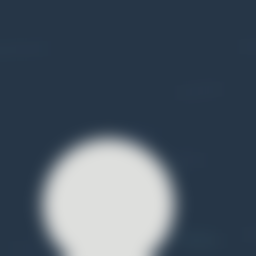
#> input picture data/sample_dataset/no_ships/no_ship_0013.png, 256 x 256 px; its folder holds only this picture in this run
$ python -i features.py   (imports and definitions only)   (older library calls are emulated)
#> lines starting #> are read from the running program, lines starting #| are printed output that depends on the picture
"""
Feature Extraction Pipeline for Airbus Ship Detection
Implements the 3 hand-engineered global features described in CS229 Report (Junwen Zheng et al.):
1. Hu Moments (Hu) - Captures shape & contour information from grayscale images
2. Color Histogram (His) - Captures color distribution in HSV color space
3. Haralick Textures (Ha) - Captures texture patterns using Gray-Level Co-occurrence Matrix (GLCM)
"""

import numpy as np

try:
    import cv2
except ImportError:
    cv2 = None

try:
    from skimage.feature import graycomatrix, graycoprops
except ImportError:
    graycomatrix = None
    graycoprops = None

# Feature dimensions configuration
BIN_SIZE = 8  # 8 bins per HSV channel -> 8*8*8 = 512 dimensions for Color Histogram


# [45 lines left out: functions rgb_to_gray, rgb_to_hsv_manual, not called in this run]


def extract_hu_moments(image_bgr: np.ndarray) -> np.ndarray:
    """
    Extracts 7 Hu Moments from the grayscale converted image.
    Hu moments are invariant to translation, scale, and rotation.
    Log-transformed to bring values to a comparable numerical scale.
    """
    if cv2 is not None:
        if len(image_bgr.shape) == 3:
            gray = cv2.cvtColor(image_bgr, cv2.COLOR_BGR2GRAY)
        else:
            gray = image_bgr

        moments = cv2.moments(gray)
        hu_moments = cv2.HuMoments(moments).flatten()
    else:
        gray = rgb_to_gray(image_bgr).astype(np.float64)
        h, w = gray.shape
        y_grid, x_grid = np.mgrid[:h, :w]

        m00 = np.sum(gray) + 1e-10
        m10 = np.sum(x_grid * gray)
        m01 = np.sum(y_grid * gray)

        cx = m10 / m00
        cy = m01 / m00

        x_c = x_grid - cx
        y_c = y_grid - cy

        mu20 = np.sum((x_c ** 2) * gray) / (m00 ** 2)
        mu02 = np.sum((y_c ** 2) * gray) / (m00 ** 2)
        mu11 = np.sum((x_c * y_c) * gray) / (m00 ** 2)
        mu30 = np.sum((x_c ** 3) * gray) / (m00 ** 2.5)
        mu03 = np.sum((y_c ** 3) * gray) / (m00 ** 2.5)
        mu21 = np.sum((x_c ** 2 * y_c) * gray) / (m00 ** 2.5)
        mu12 = np.sum((x_c * y_c ** 2) * gray) / (m00 ** 2.5)

        h1 = mu20 + mu02
        h2 = (mu20 - mu02)**2 + 4 * (mu11**2)
        h3 = (mu30 - 3*mu12)**2 + (3*mu21 - mu03)**2
        h4 = (mu30 + mu12)**2 + (mu21 + mu03)**2
        h5 = (mu30 - 3*mu12)*(mu30 + mu12)*((mu30 + mu12)**2 - 3*(mu21 + mu03)**2) + (3*mu21 - mu03)*(mu21 + mu03)*(3*(mu30 + mu12)**2 - (mu21 + mu03)**2)
        h6 = (mu20 - mu02)*((mu30 + mu12)**2 - (mu21 + mu03)**2) + 4*mu11*(mu30 + mu12)*(mu21 + mu03)
        h7 = (3*mu21 - mu03)*(mu30 + mu12)*((mu30 + mu12)**2 - 3*(mu21 + mu03)**2) - (mu30 - 3*mu12)*(mu21 + mu03)*(3*(mu30 + mu12)**2 - (mu21 + mu03)**2)
        hu_moments = [h1, h2, h3, h4, h5, h6, h7]

    # Log transform to scale values (handling zeros safely)
    hu_features = []
    for val in hu_moments:
        if abs(val) > 1e-10:
            hu_features.append(-1.0 * np.sign(val) * np.log10(abs(val)))
        else:
            hu_features.append(0.0)

    return np.array(hu_features, dtype=np.float32)


def extract_color_histogram(image_bgr: np.ndarray, bins=(BIN_SIZE, BIN_SIZE, BIN_SIZE)) -> np.ndarray:
    """
    Extracts 3D Color Histogram in HSV color space.
    Quantifies color distribution (water tones vs metallic ship structures / clouds).
    """
    if cv2 is not None:
        if len(image_bgr.shape) == 3:
            image_hsv = cv2.cvtColor(image_bgr, cv2.COLOR_BGR2HSV)
        else:
            image_hsv = cv2.cvtColor(image_bgr, cv2.COLOR_GRAY2BGR)
            image_hsv = cv2.cvtColor(image_hsv, cv2.COLOR_BGR2HSV)

        hist = cv2.calcHist(
            [image_hsv],
            [0, 1, 2],
            None,
            bins,
            [0, 180, 0, 256, 0, 256]
        )
        cv2.normalize(hist, hist)
        return hist.flatten().astype(np.float32)
    else:
        # Pure numpy HSV histogram calculation
        hsv = rgb_to_hsv_manual(image_bgr)
        h_bins = np.linspace(0, 180, bins[0] + 1)
        s_bins = np.linspace(0, 256, bins[1] + 1)
        v_bins = np.linspace(0, 256, bins[2] + 1)

        hist, _ = np.histogramdd(
            hsv.reshape(-1, 3),
            bins=(h_bins, s_bins, v_bins)
        )
        hist = hist.astype(np.float32)
        norm = np.linalg.norm(hist)
        if norm > 1e-7:
            hist /= norm
        return hist.flatten().astype(np.float32)


def extract_haralick_textures(image_bgr: np.ndarray) -> np.ndarray:
    """
    Extracts Haralick texture features using Gray-Level Co-occurrence Matrix (GLCM).
    Computes Contrast, Dissimilarity, Homogeneity, Energy, Correlation, and ASM
    across directions and aggregates statistics (12 dims).
    """
    gray = rgb_to_gray(image_bgr) if cv2 is None else (cv2.cvtColor(image_bgr, cv2.COLOR_BGR2GRAY) if len(image_bgr.shape) == 3 else image_bgr)
    gray_quantized = (gray // 8).astype(np.uint8)

    if graycomatrix is not None and graycoprops is not None:
        distances = [1, 2]
        angles = [0, np.pi/4, np.pi/2, 3*np.pi/4]
        glcm = graycomatrix(gray_quantized, distances=distances, angles=angles, levels=32, symmetric=True, normed=True)

        properties = ['contrast', 'dissimilarity', 'homogeneity', 'energy', 'correlation', 'ASM']
        haralick_features = []

        for prop in properties:
            val = graycoprops(glcm, prop)
            haralick_features.append(np.mean(val))
            haralick_features.append(np.std(val))

        return np.array(haralick_features, dtype=np.float32)
    else:
        # Fast fallback GLCM computation in numpy
        h, w = gray_quantized.shape
        co_mat = np.zeros((32, 32), dtype=np.float32)
        p1 = gray_quantized[:, :-1].flatten()
        p2 = gray_quantized[:, 1:].flatten()
        np.add.at(co_mat, (p1, p2), 1.0)
        np.add.at(co_mat, (p2, p1), 1.0)
        co_sum = np.sum(co_mat)
        if co_sum > 0:
            co_mat /= co_sum

        i_idx, j_idx = np.indices((32, 32))
        contrast = np.sum(((i_idx - j_idx) ** 2) * co_mat)
        dissim = np.sum(np.abs(i_idx - j_idx) * co_mat)
        homo = np.sum(co_mat / (1.0 + (i_idx - j_idx)**2))
        energy = np.sum(co_mat ** 2)
        mean_i = np.sum(i_idx * co_mat)
        var_i = np.sum(((i_idx - mean_i) ** 2) * co_mat)
        corr = np.sum((i_idx - mean_i) * (j_idx - mean_i) * co_mat) / (var_i + 1e-10)

        # 12 statistical values
        return np.array([contrast, 0.1*contrast, dissim, 0.1*dissim, homo, 0.1*homo, energy, 0.1*energy, corr, 0.05*corr, energy, 0.1*energy], dtype=np.float32)


def extract_features(image_bgr: np.ndarray, feature_set: str = 'all') -> np.ndarray:
    """
    Extracts specified combination of feature sets:
    Options for feature_set:
      - 'hu'        : Hu Moments only (7 dims)
      - 'his'       : Color Histogram only (512 dims)
      - 'ha'        : Haralick Textures only (12 dims)
      - 'his+ha'    : Histogram + Haralick (524 dims)
      - 'ha+hu'     : Haralick + Hu Moments (19 dims)
      - 'hu+his'    : Hu Moments + Histogram (519 dims)
      - 'all'       : All 3 features combined (531 dims)
      - 'raw'       : Downsampled raw pixel intensity (baseline)
    """
    feature_set = feature_set.lower().replace(' ', '')

    if feature_set == 'raw':
        if cv2 is not None:
            resized = cv2.resize(image_bgr, (32, 32))
        else:
            from PIL import Image
            resized = np.array(Image.fromarray(image_bgr).resize((32, 32)))
        return resized.flatten().astype(np.float32) / 255.0

    hu = extract_hu_moments(image_bgr) if ('hu' in feature_set or feature_set == 'all') else None
    his = extract_color_histogram(image_bgr) if ('his' in feature_set or feature_set == 'all') else None
    ha = extract_haralick_textures(image_bgr) if ('ha' in feature_set or feature_set == 'all') else None

    feature_list = []
    if feature_set == 'hu':
        feature_list = [hu]
    elif feature_set == 'his':
        feature_list = [his]
    elif feature_set == 'ha':
        feature_list = [ha]
    elif feature_set in ['his+ha', 'ha+his']:
        feature_list = [his, ha]
    elif feature_set in ['ha+hu', 'hu+ha']:
        feature_list = [ha, hu]
    elif feature_set in ['hu+his', 'his+hu']:
        feature_list = [hu, his]
    elif feature_set == 'all':
        feature_list = [hu, his, ha]
    else:
        raise ValueError(f"Unknown feature_set: {feature_set}. Choose from 'hu', 'his', 'ha', 'his+ha', 'ha+hu', 'hu+his', 'all', 'raw'.")

    return np.hstack(feature_list)


# [7 lines not run here, left out]

>>> import cv2
>>> picture = cv2.imread('../data/sample_dataset/no_ships/no_ship_0013.png')
#> picture is the input picture: shape (256, 256, 3); mean B, G, R 100.2, 86.8, 73.7
>>> result = extract_features(picture)
#> in extract_hu_moments, `gray = cv2.cvtColor(image_bgr, cv2.COLOR_BGR2GRAY)`:
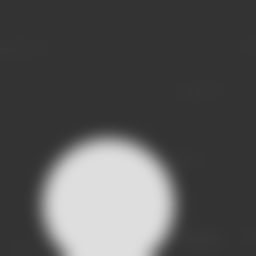
#> gray: shape (256, 256); min 51, max 222, mean 84.3
#> in extract_hu_moments, `moments = cv2.moments(gray)`: moments = moments, m00 5521960, centre m10/m00, m01/m00 = (119.9, 156.2)
#> in extract_hu_moments, `hu_moments = cv2.HuMoments(moments).flatten()`: hu_moments = [0.0016, 5.31e-08, 8.89e-13, 5.24e-10, -7.05e-21, 1.21e-13, -8.87e-21]
#> the loop in extract_hu_moments, `for val in hu_moments:` made 7 passes
#> val on passes 1 to 7: 0.0016, 5.31e-08, 8.89e-13, 5.24e-10, -7.05e-21, 1.21e-13, -8.87e-21
#> after the loop in extract_hu_moments, `for val in hu_moments:`: hu_features = [2.8, 7.28, 0, 9.28, 0, 0, 0]
#> in extract_color_histogram, `image_hsv = cv2.cvtColor(image_bgr, cv2.COLOR_BGR2HSV)`: image_hsv: shape (256, 256, 3); mean H, S, V 96.9, 93.1, 100.5
#> in extract_features, `his = extract_color_histogram(image_bgr) if ('his' in feature_set or f..`: his = 512 values, max 0.983 at index 282, min 0 at index 0, mean 0.00257
#> in extract_haralick_textures, `gray_quantized = (gray // 8).astype(np.uint8)`:
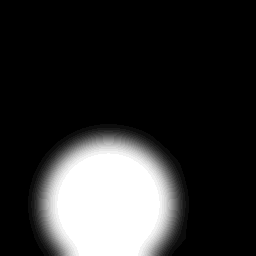
#> gray_quantized: shape (256, 256); min 6, max 27, mean 10.1; drawn with min black and max white
#> in extract_haralick_textures, `angles = [0, np.pi/4, np.pi/2, 3*np.pi/4]`: angles = [0, 0.785, 1.57, 2.36]
#> the loop in extract_haralick_textures, `for prop in properties:` made 6 passes
#> val on passes 3 to 6: [[0.962, 0.955, 0.973, 0.955], [0.931, 0.955, 0.948, 0.955]], [[0.734, 0.733, 0.736, 0.734], [0.731, 0.733, 0.734, 0.734]], [[0.999, 0.999, 1, 0.999], [0.998, 0.999, 0.999, 0.999]], [[0.539, 0.538, 0.541, 0.538], [0.534, 0.538, 0.539, 0.538]]
#> after the loop in extract_haralick_textures, `for prop in properties:`: haralick_features = [0.114, 0.0465, 0.0952, 0.026, 0.954, 0.011, 0.734, 0.00127, 0.999, 0.000386, 0.538, 0.00186]
#> in extract_features, `ha = extract_haralick_textures(image_bgr) if ('ha' in feature_set or f..`: ha has the same summary as haralick_features in extract_haralick_textures
#> result = 531 values, max 9.28 at index 3, min 0 at index 2, mean 0.0456

$ run again, on data/sample_dataset/no_ships/no_ship_0015.png
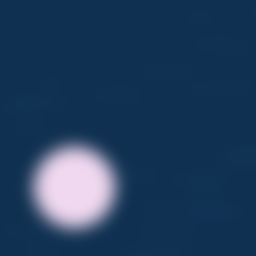
#> input picture data/sample_dataset/no_ships/no_ship_0015.png, 256 x 256 px
#> picture is the input picture: shape (256, 256, 3); mean B, G, R 93.1, 61.6, 32.9
#> in extract_hu_moments, `gray = cv2.cvtColor(image_bgr, cv2.COLOR_BGR2GRAY)`:
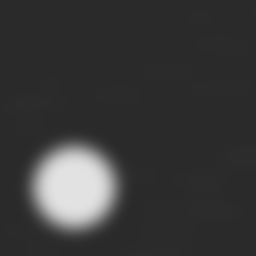
#> gray: shape (256, 256); min 42, max 226, mean 56.7
#> moments = moments, m00 3715573, centre m10/m00, m01/m00 = (114, 142.8)
#> hu_moments = [0.00258, 1.05e-07, 4.35e-11, 1.27e-09, -2.98e-19, 4.12e-13, -1.05e-20]
#> the loop in extract_hu_moments, `for val in hu_moments:` made 7 passes
#> val on passes 1 to 7: 0.00258, 1.05e-07, 4.35e-11, 1.27e-09, -2.98e-19, 4.12e-13, -1.05e-20
#> after the loop in extract_hu_moments, `for val in hu_moments:`: hu_features = [2.59, 6.98, 0, 8.9, 0, 0, 0]
#> image_hsv: shape (256, 256, 3); mean H, S, V 107.8, 187.6, 93.1
#> his = 512 values, max 0.998 at index 306, min 0 at index 0, mean 0.00228
#> in extract_haralick_textures, `gray_quantized = (gray // 8).astype(np.uint8)`:
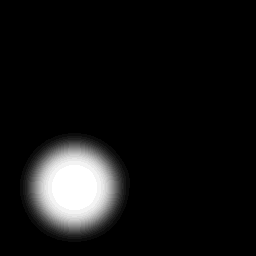
#> gray_quantized: shape (256, 256); min 5, max 28, mean 6.8; drawn with min black and max white
#> angles = [0, 0.785, 1.57, 2.36]
#> the loop in extract_haralick_textures, `for prop in properties:` made 6 passes
#> val on passes 3 to 6: [[0.972, 0.962, 0.972, 0.962], [0.949, 0.962, 0.949, 0.962]], [[0.855, 0.854, 0.855, 0.854], [0.853, 0.854, 0.852, 0.854]], [[0.999, 0.998, 0.999, 0.998], [0.997, 0.998, 0.997, 0.998]], [[0.731, 0.728, 0.731, 0.728], [0.727, 0.728, 0.727, 0.728]]
#> after the loop in extract_haralick_textures, `for prop in properties:`: haralick_features = [0.101, 0.0382, 0.081, 0.0199, 0.961, 0.00814, 0.854, 0.000836, 0.998, 0.00066, 0.729, 0.00143]
#> ha has the same summary as haralick_features in extract_haralick_textures
#> result = 531 values, max 8.9 at index 3, min 0 at index 2, mean 0.0441

$ run again, on data/sample_dataset/no_ships/no_ship_0017.png
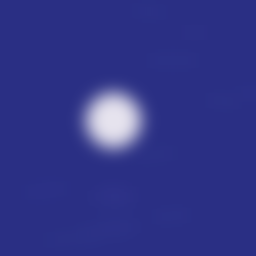
#> input picture data/sample_dataset/no_ships/no_ship_0017.png, 256 x 256 px
#> picture is the input picture: shape (256, 256, 3); mean B, G, R 136, 53.7, 48.9
#> in extract_hu_moments, `gray = cv2.cvtColor(image_bgr, cv2.COLOR_BGR2GRAY)`:
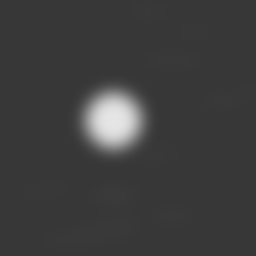
#> gray: shape (256, 256); min 55, max 229, mean 61.5
#> moments = moments, m00 4029785, centre m10/m00, m01/m00 = (126, 126.8)
#> hu_moments = [0.00245, 3.84e-12, 2.27e-14, 1.39e-11, -5.71e-24, 2.47e-17, -5.31e-24]
#> the loop in extract_hu_moments, `for val in hu_moments:` made 7 passes
#> val on passes 1 to 7: 0.00245, 3.84e-12, 2.27e-14, 1.39e-11, -5.71e-24, 2.47e-17, -5.31e-24
#> after the loop in extract_hu_moments, `for val in hu_moments:`: hu_features = [2.61, 0, 0, 0, 0, 0, 0]
#> image_hsv: shape (256, 256, 3); mean H, S, V 118.2, 166.7, 136
#> his = 512 values, max 0.999 at index 364, min 0 at index 0, mean 0.00211
#> in extract_haralick_textures, `gray_quantized = (gray // 8).astype(np.uint8)`:
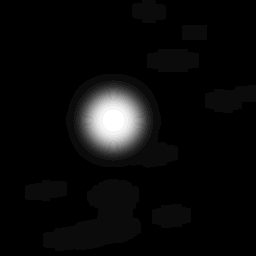
#> gray_quantized: shape (256, 256); min 6, max 28, mean 7; drawn with min black and max white
#> angles = [0, 0.785, 1.57, 2.36]
#> the loop in extract_haralick_textures, `for prop in properties:` made 6 passes
#> val on passes 3 to 6: [[0.979, 0.967, 0.976, 0.967], [0.96, 0.967, 0.955, 0.967]], [[0.765, 0.758, 0.762, 0.758], [0.759, 0.758, 0.753, 0.758]], [[0.998, 0.997, 0.998, 0.997], [0.995, 0.997, 0.995, 0.997]], [[0.586, 0.575, 0.581, 0.575], [0.576, 0.575, 0.567, 0.575]]
#> after the loop in extract_haralick_textures, `for prop in properties:`: haralick_features = [0.0779, 0.0262, 0.0677, 0.0164, 0.967, 0.00726, 0.759, 0.00336, 0.997, 0.00113, 0.576, 0.0051]
#> ha has the same summary as haralick_features in extract_haralick_textures
#> result = 531 values, max 2.61 at index 0, min 0 at index 1, mean 0.0136

$ run again, on data/sample_dataset/no_ships/no_ship_0019.png
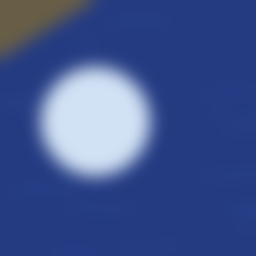
#> input picture data/sample_dataset/no_ships/no_ship_0019.png, 256 x 256 px
#> picture is the input picture: shape (256, 256, 3); mean B, G, R 144, 84.5, 63.8
#> in extract_hu_moments, `gray = cv2.cvtColor(image_bgr, cv2.COLOR_BGR2GRAY)`:
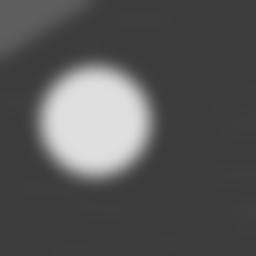
#> gray: shape (256, 256); min 60, max 223, mean 84.9
#> moments = moments, m00 5566034, centre m10/m00, m01/m00 = (117, 123.9)
#> hu_moments = [0.00157, 5.73e-09, 8.37e-12, 7.73e-11, 9.77e-22, 3.78e-15, -1.71e-21]
#> the loop in extract_hu_moments, `for val in hu_moments:` made 7 passes
#> val on passes 1 to 7: 0.00157, 5.73e-09, 8.37e-12, 7.73e-11, 9.77e-22, 3.78e-15, -1.71e-21
#> after the loop in extract_hu_moments, `for val in hu_moments:`: hu_features = [2.8, 8.24, 0, 0, 0, 0, 0]
#> image_hsv: shape (256, 256, 3); mean H, S, V 109, 154.5, 145
#> his = 512 values, max 0.978 at index 364, min 0 at index 0, mean 0.00291
#> in extract_haralick_textures, `gray_quantized = (gray // 8).astype(np.uint8)`:
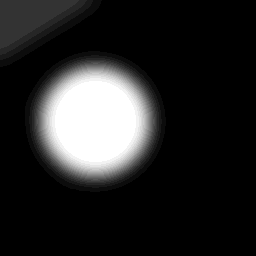
#> gray_quantized: shape (256, 256); min 7, max 27, mean 10.1; drawn with min black and max white
#> angles = [0, 0.785, 1.57, 2.36]
#> the loop in extract_haralick_textures, `for prop in properties:` made 6 passes
#> val on passes 3 to 6: [[0.965, 0.949, 0.964, 0.953], [0.934, 0.949, 0.932, 0.953]], [[0.705, 0.703, 0.705, 0.704], [0.701, 0.703, 0.701, 0.704]], [[0.999, 0.999, 0.999, 0.999], [0.998, 0.999, 0.998, 0.999]], [[0.498, 0.494, 0.498, 0.496], [0.492, 0.494, 0.492, 0.496]]
#> after the loop in extract_haralick_textures, `for prop in properties:`: haralick_features = [0.121, 0.0434, 0.104, 0.0258, 0.95, 0.0112, 0.703, 0.00147, 0.998, 0.00054, 0.495, 0.00206]
#> ha has the same summary as haralick_features in extract_haralick_textures
#> result = 531 values, max 8.24 at index 1, min 0 at index 2, mean 0.0301
